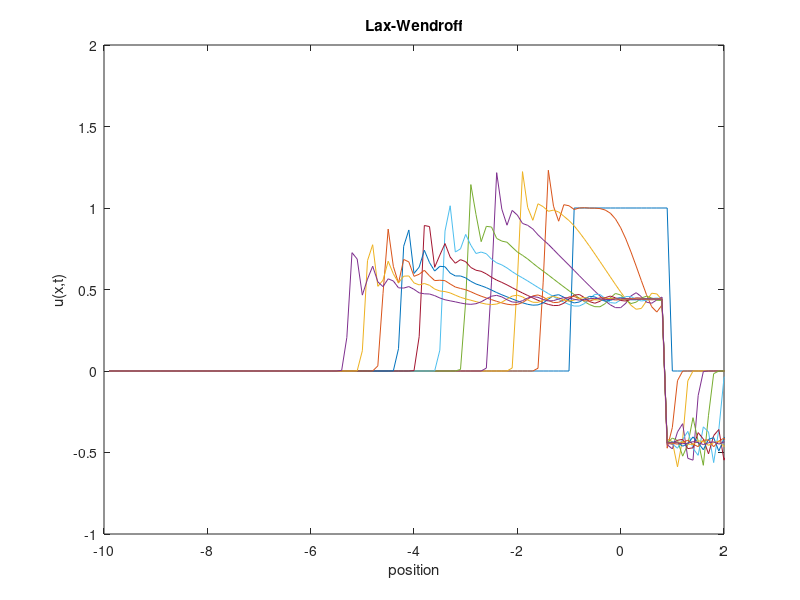

The MATLAB source for this figure:
%2006 srping 18.086 TA Yeunwoo Cho
%HW2-(4) Lax-Wendroff Method
L=10;dx=0.1;dt=0.05;
%Ininial value
x0=[-L+dx:dx:-1]';
x1=[-1+dx:dx:1-dx]';
x2=[1:dx:L-dx]';

u0=zeros(1,length(x0));
u1=ones(1,length(x1));
u2=zeros(1,length(x2));

x=[x0' x1' x2']';len=length(x);

u3=[u0 u1 u2]';

r=dt/dx;

t=0:dt:10;

u=zeros(len,length(t));

for j=1:len
u(j,1)=u3(j,1);
end  

plot(x,u(:,1))
hold on
%algorithm
for k=1:length(t)-1
    for j=1:len
        f(j,k)=-0.5*(u(j,k)^2);
        
        if j==len
            f(j+1,k)=0;
            u(j+1,k)=0;
        else
            f(j+1,k)=-0.5*(u(j+1,k)^2);
        end
        
        sum_f(j,k)=f(j+1,k)+f(j,k);
        delta_f(j,k)=f(j+1,k)-f(j,k);
        delta_u(j,k)=u(j+1,k)-u(j,k);
            
           if delta_u(j,k)==0
                a(j,k)=-u(j,k);
           else
                a(j,k)=delta_f(j,k)/delta_u(j,k);
           end
            
        F1(j,k)=0.5*sum_f(j,k)-0.5*r*(a(j,k)^2)*delta_u(j,k);
        
        if j==1
            F2(j,k)=0;
        else
            F2(j,k)=F1(j-1,k);
        end
        
        u(j,k+1)=u(j,k)-r*(F1(j,k)-F2(j,k));
    end
    
    if fix(dt*(k+1))==dt*(k+1)
            u4=u(:,k+1);
            u4(1,:)=[];
            plot(x,u4(:,1))
    end
end
xlabel('position')
ylabel('u(x,t)')
title('Lax-Wendroff')
hold off

axis([-10 2 -1 2]);
